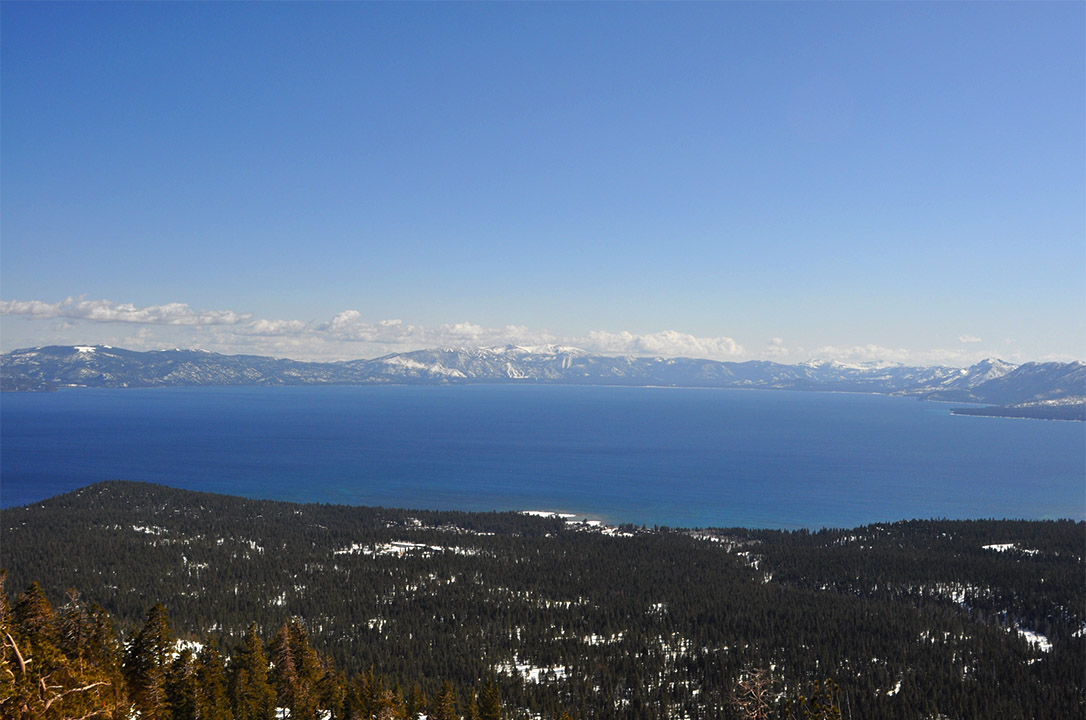
%> input picture mountain_center.png, 1086 x 720 px
$ octave --eval "Mosaic;"   (GNU Octave 9; MATLAB toolbox functions it lacks are replaced by stand-ins)
%> lines starting %> are read from the running program, lines starting %| are printed output that depends on the picture
### stitchImg.m
function stitched_img = stitchImg(varargin)
   % assume the input order is center, left, right, left, right.....
   % assume input number is 3*N
   imgC = im2double(varargin{1});
   for i=2:1:nargin-1
    %after blending, keep updating center img, left img and right img
    imgL = varargin{i};
    imgR = varargin{i+1};
    imgC = DoStitch(imgC,imgL,imgR);
    %repeat
   end
      stitched_img = imgC;
end

function result = DoStitch(imgC,imgL,imgR)
    %find SIFT interest point
    [xCL,xL] = genSIFTMatches(imgC,imgL);
    [xCR,xR] = genSIFTMatches(imgC,imgR);
    %do ransac to eliminate outliners, and find homography
    ransac_n = max(length(xL),length(xR))/2;
    ransac_eps = 1;
    %center image is destination, H maps left img to center
    [~,H_LC] = runRANSAC(xL, xCL, ransac_n, ransac_eps);
    %center image is destination, H maps right img to center
    [~,H_RC] = runRANSAC(xR, xCR, ransac_n, ransac_eps);
    %compute the bounds of source image in reference image
    %M is y, N is x
    [ML, NL, ~] = size(imgL);
    [MR, NR, ~] = size(imgR);
    Left_bounds = [1,1;NL,1;NL,ML;1,ML];
    Right_bounds = [1,1;NR,1;NR,MR;1,MR];
    Lref_bounds = applyHomography(H_LC,Left_bounds);
    Rref_bounds = applyHomography(H_RC,Right_bounds);
    %the result may have negative position,
    %get the offset; n for negative, p for positive
    Loffset_x = round(min(Lref_bounds(:,1)));
    Loffset_yn = round(min(Lref_bounds(:,2)));
    Loffset_yp = round(max(Lref_bounds(:,2)));

    Roffset_x = round(max(Rref_bounds(:,1)));
    Roffset_yn = round(min(Rref_bounds(:,2)));
    Roffset_yp = round(max(Rref_bounds(:,2)));

    offset_yn = min(Loffset_yn,Roffset_yn);
    offset_yp = max(Loffset_yp,Roffset_yp);
    %expand the reference image frame to fit
    img_ref = imgC;
    %append offset_x zeros to the left reference image
    if (Loffset_x < 0)
        img_ref = [zeros(size(imgC,1), -Loffset_x, 3) img_ref];
    end
    if (Roffset_x > size(imgC,2))
        img_ref = [img_ref, zeros(size(imgC,1), Roffset_x-size(imgC,2), 3) ];
    end
    %append offset_yn amount of zeros to the top of reference image
    if (offset_yn < 0 )
        img_ref= [zeros(-offset_yn, size(img_ref,2), 3); img_ref];
    end
    %append offset_yp amount of zeros to the bottom of reference image
    if (offset_yp > size(imgC,1))
        img_ref= [img_ref;zeros(offset_yp-size(imgC,1), size(img_ref,2), 3)];
    end
    %get a new H for transform btwn img_ref and imgL,imgR
    [xrefL,xL] = genSIFTMatches(img_ref,imgL);
    [xrefR,xR] = genSIFTMatches(img_ref,imgR);
    %center image is destination, H maps left img to center
    [~,H_Lref] = runRANSAC(xL, xrefL, ransac_n, ransac_eps);
    %center image is destination, H maps right img to center
    [~,H_Rref] = runRANSAC(xR, xrefR, ransac_n, ransac_eps);
    %within bounds, compute each pixel's location in reference image
    dest_wh = [size(img_ref, 2), size(img_ref, 1)];
    %maskL indicate where the warped left img is on the ref img
    [maskL, left_img]=backwardWarpImg(imgL,inv(H_Lref),dest_wh);
    maskL(isnan(maskL))=0;
    %maskR indicate where the warped left img is on the ref img
    [maskR, right_img]=backwardWarpImg(imgR,inv(H_Rref),dest_wh);
    maskR(isnan(maskR))=0;
    %maskC indicate where the center img is on the ref img,
    %create maskC
    maskC = ones(size(imgC(:,:,1)));
    if (Loffset_x < 0)
        maskC = [zeros(size(imgC,1), -Loffset_x) maskC];
    end
    if (Roffset_x > size(imgC,2))
        maskC = [maskC, zeros(size(imgC,1), Roffset_x-size(imgC,2))];
    end
    if (offset_yn < 0)
        maskC = [zeros(-offset_yn, size(maskC,2)); maskC];
    end
    if (offset_yp > size(imgC,1) )
        maskC= [maskC;zeros(offset_yp-size(imgC,1), size(maskC,2))];
    end
    %blend images,left to ref then right to ref
    maskCL = maskC + maskL; %mask for blended left half image
    maskCL (maskCL > 0) = 1; %make it binary
    maskCL(isnan(maskCL))=0;
    result1 = blendImagePair(left_img, maskL, img_ref, maskC,'blend');
    result1 (isnan(result1))=0; %set nan pixel to 0
    result = blendImagePair(right_img, maskR, result1, maskCL,'blend');
    result (isnan(result))=0;
end

### genSIFTMatches.m
function [xs, xd] = genSIFTMatches(imgs, imgd)

% Add the sift library to path if the sift mex file cannot be found
% Here we assume the sift_lib is placed at a predefined location
% (relative path)
if ~isequal(exist('vl_sift'), 3)
    sift_lib_dir = fullfile('sift_lib', ['mex' lower(computer)]);
    orig_path = addpath(sift_lib_dir);
    % Restore the original path upon function completion
    temp = onCleanup(@()path(orig_path));
end

imgs = im2single(imgs); gray_s = rgb2gray(imgs);
imgd = im2single(imgd); gray_d = rgb2gray(imgd);

[Fs, Ds] = vl_sift(gray_s);
% Each column of Fs is a feature frame and has the format [X; Y; S; TH],
% where X, Y is the (fractional) center of the frame, S is the scale and TH
% is the orientation (in radians)
% Ds is the descriptor of the corresponding frame in F.
[Fd, Dd] = vl_sift(gray_d);

[matches, scores] = vl_ubcmatch(Ds, Dd);
% matches: 2xn matrix, scores: 1xn matrix
% The two rows of matches store the indices of Ds and Dd that match with
% each other

xs = Fs(1:2, matches(1, :))';
xd = Fd(1:2, matches(2, :))';
% xs and xd are the centers of matched frames
% xs and xd are nx2 matrices

### main.m
function Mosaic()
% Test image stitching

% stitch three images
imgc = im2single(imread('mountain_center.png'));
imgl = im2single(imread('mountain_left.png'));
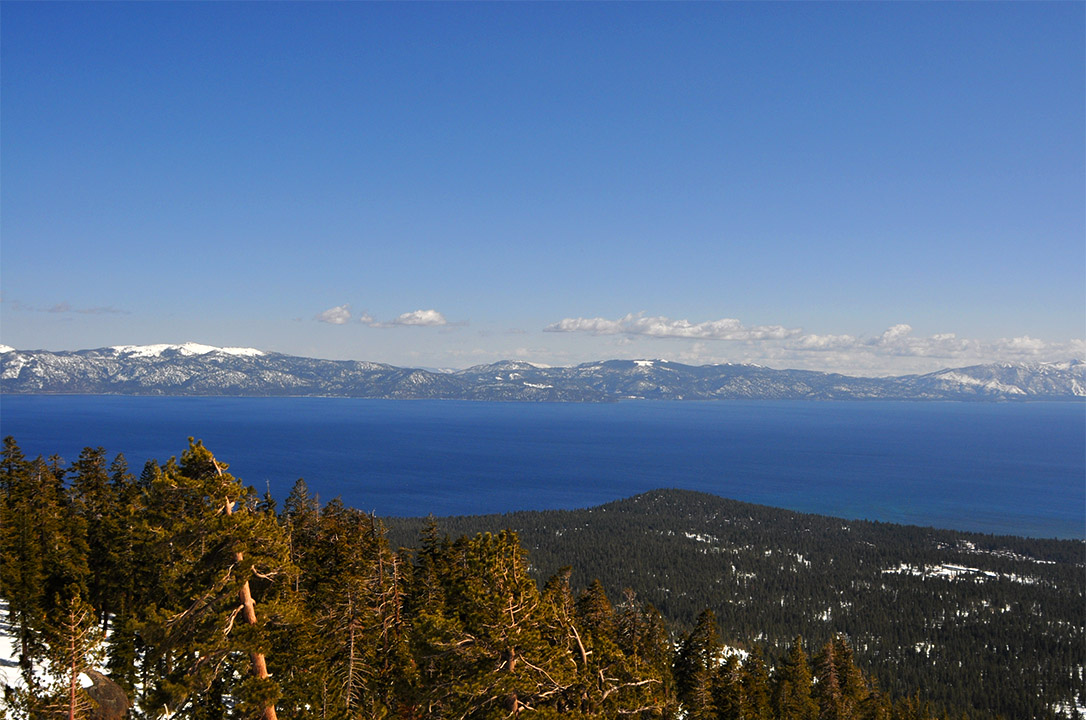
%> input picture mountain_left.png, 1086 x 720 px
imgr = im2single(imread('mountain_right.png'));
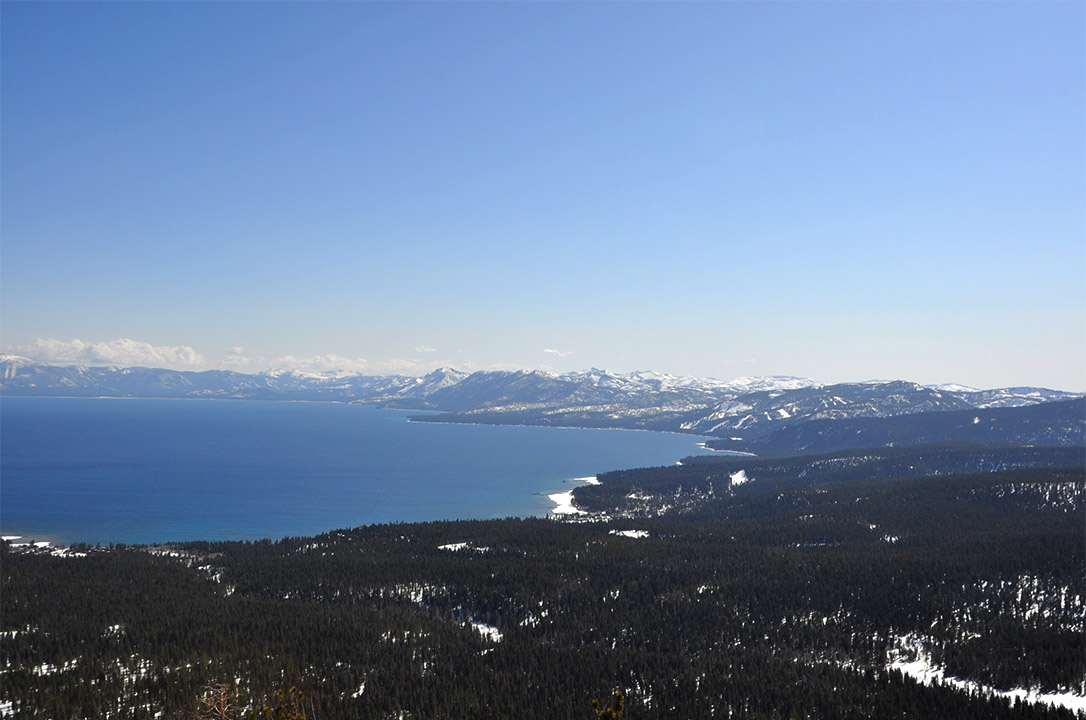
%> input picture mountain_right.png, 1086 x 720 px

stitched_img = stitchImg(imgc, imgl, imgr);
%> the loop in stitchImg, `for i=2:1:nargin-1` made 1 pass
%> pass 1, in genSIFTMatches, `gray_s = rgb2gray(imgs)`:
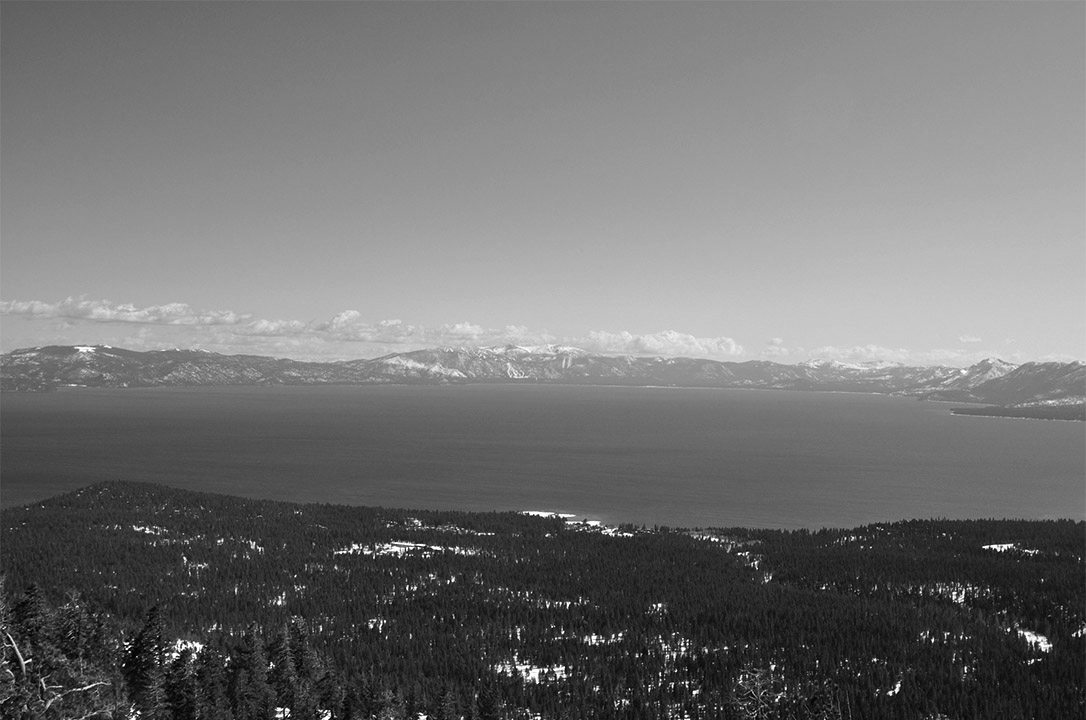
%> gray_s: size 720x1086 single; min 0, max 1, mean 0.451
%> pass 1, in genSIFTMatches, `gray_d = rgb2gray(imgd)`:
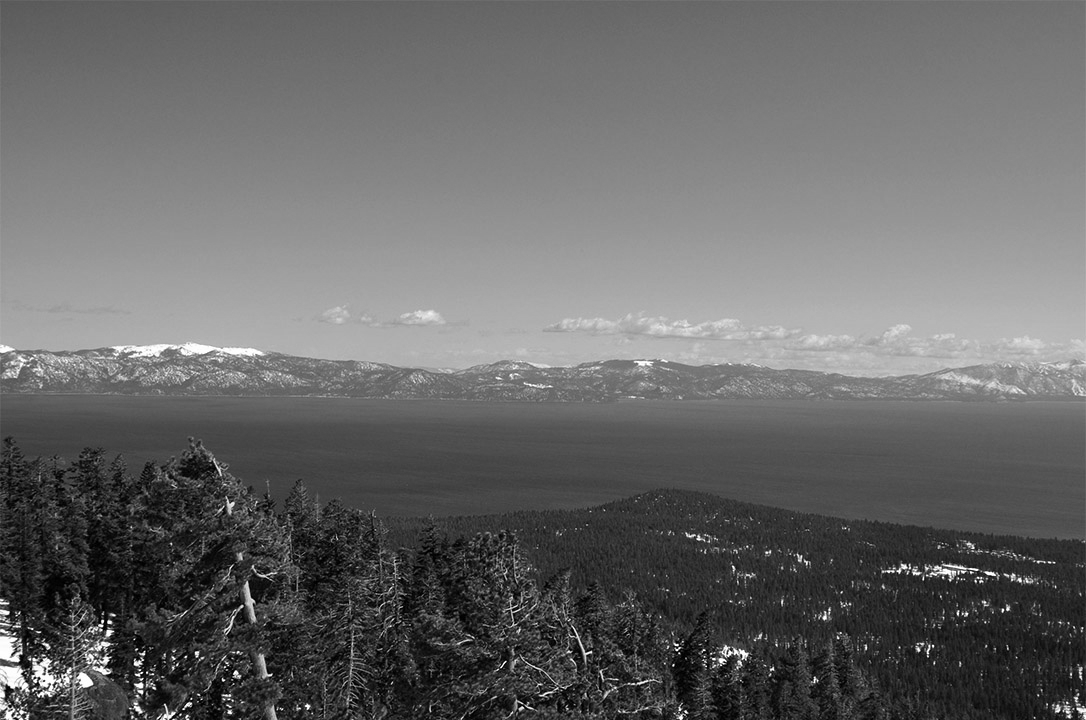
%> gray_d: size 720x1086 single; min 0, max 1, mean 0.411
%> the run ends on the next line
figure, imshow(stitched_img);
imwrite(stitched_img, 'mountain_panorama.png');

% try 5 inputs
imgc = im2single(imread('photo 3-1.JPG'));
imgl1 = im2single(imread('photo 2-1.JPG'));
imgr1 = im2single(imread('photo 4-1.JPG'));
imgl2 = im2single(imread('photo 1-1.JPG'));
imgr2 = im2single(imread('photo 5-1.JPG'));

stitched_img2 = stitchImg(imgc, imgl1, imgr1, imgl2, imgr2);
figure, imshow(stitched_img2);
imwrite(stitched_img2, 'my_panorama_multiple.png');
